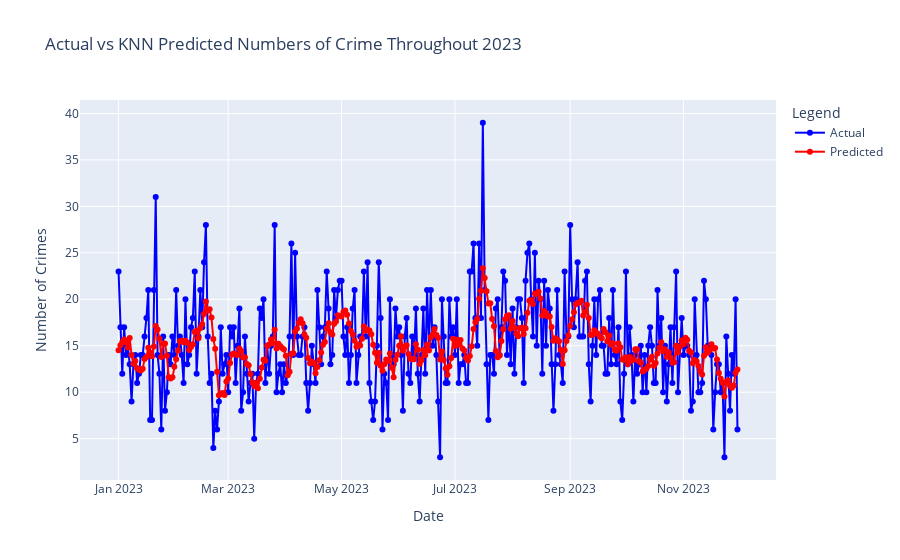

Here is the notebook cell this chart was saved with:
### Code cell
# Initialize the KNN regressor
# n_neighbors should be tuned;
knn_model = KNeighborsRegressor(n_neighbors=1)

# Fit the model on the training data
knn_model.fit(X_train, y_train)

# Make predictions on the testing data
knn_predictions = knn_model.predict(X_test)

# Evaluate the model (you can use MSE, MAE, R² as before)
knn_mse = mean_squared_error(y_test, knn_predictions)
knn_r2 = r2_score(y_test, knn_predictions)

# Display the metrics
print(f"KNN Mean Squared Error (MSE): {knn_mse:.2f}")
print(f"KNN R-squared (R²) Score: {knn_r2:.2f}")

# Plotting the actual vs predicted values
# Create traces
trace1 = go.Scatter(
    x=y_test.index,
    y=y_test,
    mode='lines+markers',
    name='Actual',
    marker=dict(color='blue')
)

trace2 = go.Scatter(
    x=y_test.index,
    y=predictions,
    mode='lines+markers',
    name='Predicted',
    marker=dict(color='red')
)

# Create the figure
fig = go.Figure(data=[trace1, trace2])

# Update layout
fig.update_layout(
    title='Actual vs KNN Predicted Numbers of Crime Throughout 2023',
    xaxis_title='Date',
    yaxis_title='Number of Crimes',
    legend_title='Legend',
    template="plotly"
)

# Show the figure
fig.show()

### Figure 1 — Plotly figure (JSON) as saved in the notebook; plotly's stock layout.template omitted (floating-point values rounded to 4 significant figures; data arrays with more than 128 entries replaced by an {"elided": "..."} marker saying what was removed)
{"data": [{"marker": {"color": "blue"}, "mode": "lines+markers", "name": "Actual", "x": {"elided": "334 str values"}, "y": {"elided": "334 int values"}, "type": "scatter"}, {"marker": {"color": "red"}, "mode": "lines+markers", "name": "Predicted", "x": {"elided": "334 str values"}, "y": {"elided": "334 float values"}, "type": "scatter"}], "layout": {"title": {"text": "Actual vs KNN Predicted Numbers of Crime Throughout 2023"}, "xaxis": {"title": {"text": "Date"}}, "yaxis": {"title": {"text": "Number of Crimes"}}, "legend": {"title": {"text": "Legend"}}}}
